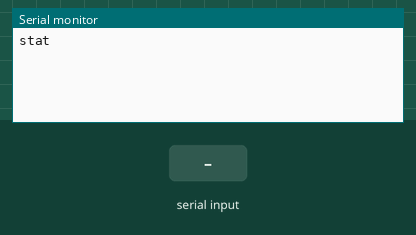
Bench run of a sketch on a simulated Arduino Uno, built with avr-gcc and run on an emulated ATmega328P. Shown: the last lines printed to the serial monitor. Inputs (shaded band) come from the test bench.

Above: at 2.2 s.
2.3 s: "1" received over the second serial link
At 4.3 s:
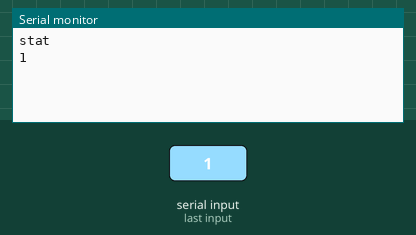
4.7 s: "0" received over the second serial link
At 6.1 s:
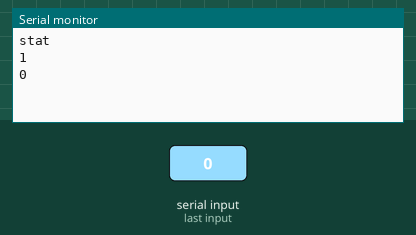
6.2 s: "2" received over the second serial link
At 8.5 s:
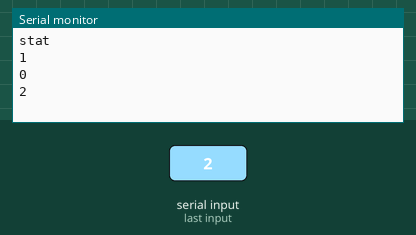

The sketch:

TheResiver2.ino
```cpp
#include <SoftwareSerial.h>

#define RX 1
#define TX 2
SoftwareSerial LoRaSerial(RX, TX); // RX, TX

void setup() {
  Serial.begin(11520); // USB Serial
  delay(1000);
  Serial.println("stat");
  LoRaSerial.begin(11520); // LoRa Software Serial
}

void loop()
{
  while (LoRaSerial.available()) // Check if data is available on Software Serial
  {
    String data = LoRaSerial.readString(); //String response = LoRaSerial.readStringUntil('\n');
    Serial.println(data); // Send data to USB Serial
  }
}
```

Measured:
- after the input at 2.3 s, the serial monitor: prints a new line after 1.0 s (image 1)
- after the input at 4.7 s, the serial monitor: prints a new line after 1.0 s (image 2)
- after the input at 6.2 s, the serial monitor: prints a new line after 1.0 s (image 3)
